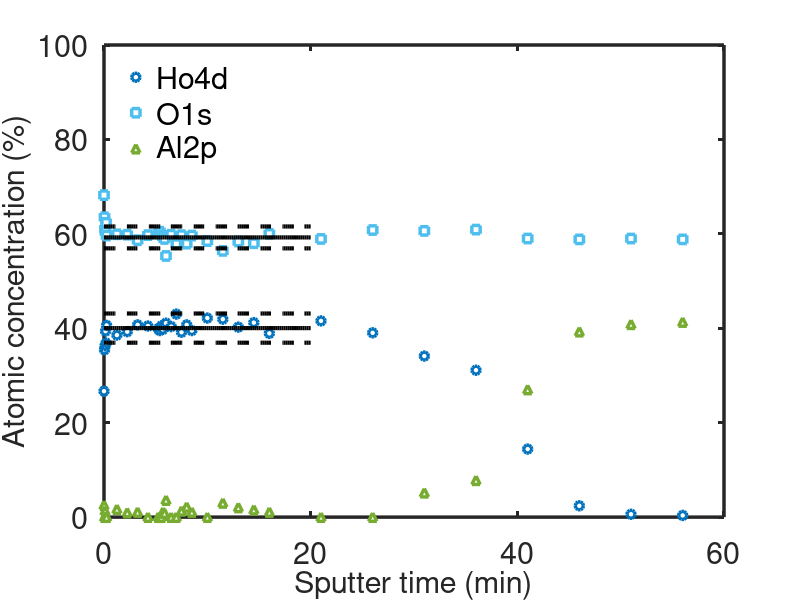

This chart was generated by the following MATLAB code: (Note: this script raises an error after producing the figure.)
%% Settings for plotting
RedAccent =[229/255,20/255,0/255];
BlueAccent =[76/255,174/255,227/255];
GreenAccent =[51/255,153/255,51/255];
White=[1 1 1];
Black=[0 0 0];
DefaultBlue=[0    0.4470    0.7410];
DefaultOrange=[0.8500    0.3250    0.0980];
DefaultYellow=[0.9290    0.6940    0.1250];
DefaultPurple=[0.4940    0.1840    0.5560];
DefaultGreen=[0.4660    0.6740    0.1880];
DefaultLightBlue=[0.3010    0.7450    0.9330];
DefaultCrimson=[0.6350    0.0780    0.1840];
MarkerSize=6;
LineWidth=2.5;
PlotLineWidth=3;
MarkerLineWidth =2.5;

%% Data import - Roland XPS
time = [0 0.05 0.1 0.15 0.2 0.25 1.25 2.25 3.25 4.25 5.25 5.4 5.55 5.7 5.85 6 6.5 7 7.5 8 8.5 10 11.5 13 14.5 16 21 26 31 36 41 46 51 56 61 66];
ho4d = [22.2 29.5 30.2 32.8 30.7 33.8 32.1 32.7 33.9 33.7 33.2 32.9 33.7 33.1 33.9 34.2 33.6 35.8 32.6 33.9 32.9 35.1 34.9 33.5 34.3 32.4 34.6 32.5 28.4 25.9 12.0 2.0 0.5 0.3 0.3 0.1];
al2p = [2.1 0.0 1.1 0.0 0.1 0.0 1.4 0.8 0.9 0.0 0.0 0.0 0.0 0.9 0.7 3.0 0.0 0.0 1.1 1.8 0.9 0.0 2.5 1.7 1.3 0.9 0.0 0.0 4.3 6.5 22.5 32.7 34.0 34.4 34.3 34.4];
o1s = [75.7 70.5 67.7 67.1 69.2 66.2 66.5 66.4 65.1 66.3 66.8 67.1 66.3 66.1 65.4 61.4 66.4 64.2 66.3 64.3 66.2 64.9 62.6 64.8 64.4 66.6 65.4 67.5 67.3 67.6 65.5 65.3 65.5 65.3 65.4 65.5];

%% Plotting

figure1 = figure;
p1 = plot(time, ho4d/333*400, 'o');
set(p1,'Color',DefaultBlue,'LineWidth',MarkerLineWidth,'MarkerEdgeColor',DefaultBlue,'MarkerFaceColor',White,'Markersize',MarkerSize);
hold all
p2 = plot(time, o1s/666*600, 's');
set(p2,'Color',DefaultLightBlue,'LineWidth',MarkerLineWidth,'MarkerEdgeColor',DefaultLightBlue,'MarkerFaceColor',White,'Markersize',MarkerSize);
hold all
p3 = plot(time, al2p/333*400, '^');
set(p3,'Color',DefaultGreen,'LineWidth',MarkerLineWidth,'MarkerEdgeColor',DefaultGreen,'MarkerFaceColor',White,'Markersize',MarkerSize);
hold all
T = linspace(0,20);
p0 = plot(T, mean(ho4d(3:26)/333*400)+T.*0);
set(p0,'Color',Black,'LineWidth',PlotLineWidth,'MarkerFaceColor',Black,'Markersize',MarkerSize);
hold all
p01 = plot(T, mean(ho4d(3:26)/333*400)+std(ho4d(1:26)/333*400)+T.*0,'--');
set(p01,'Color',Black,'LineWidth',PlotLineWidth,'MarkerFaceColor',Black,'Markersize',MarkerSize);
hold all
p02 = plot(T, mean(ho4d(3:26)/333*400)-std(ho4d(1:26)/333*400)+T.*0,'--');
set(p02,'Color',Black,'LineWidth',PlotLineWidth,'MarkerFaceColor',Black,'Markersize',MarkerSize);
p00 = plot(T, mean(o1s(3:26)/666*600)+T.*0);
set(p00,'Color',Black,'LineWidth',PlotLineWidth,'MarkerFaceColor',Black,'Markersize',MarkerSize);
hold all
p001 = plot(T, mean(o1s(3:26)/666*600)+std(ho4d(1:26)/666*600)+T.*0,'--');
set(p001,'Color',Black,'LineWidth',PlotLineWidth,'MarkerFaceColor',Black,'Markersize',MarkerSize);
hold all
p002 = plot(T, mean(o1s(3:26)/666*600)-std(ho4d(1:26)/666*600)+T.*0,'--');
set(p002,'Color',Black,'LineWidth',PlotLineWidth,'MarkerFaceColor',Black,'Markersize',MarkerSize);

set(gca,'FontSize',22,'LineWidth',LineWidth);
set(gca,'YTick',[0 20 40 60 80 100])
set(gca,'XTick',[0 20 40 60])
xlim([0,60])
ylim([0,100])
fh = figure(1); % returns the handle to the figure object
set(fh, 'color', 'white'); % sets the color to white 

leg = legend('Ho4d', 'O1s', 'Al2p');
set(leg,'Location', 'northwest','Fontsize',22)
set(leg, 'Box', 'off')
xlabel('Sputter time (min)','Fontsize',22); %sputter time in minutes at 20 nm/min
ylabel('Atomic concentration (%)','Fontsize',22);

uistack(p1,'top')
uistack(p2,'top')
uistack(p3,'top')

pbaspect([1 1.618 1])

fh = figure(1); % returns the handle to the figure object
set(fh, 'color', 'white'); % sets the color to white 
set(gcf, 'PaperPosition', [0 0 8 8]) % make paper larger
print(gcf, 'xpsdraft.png', '-dpng', '-r300' ) % save 300 dpi file
